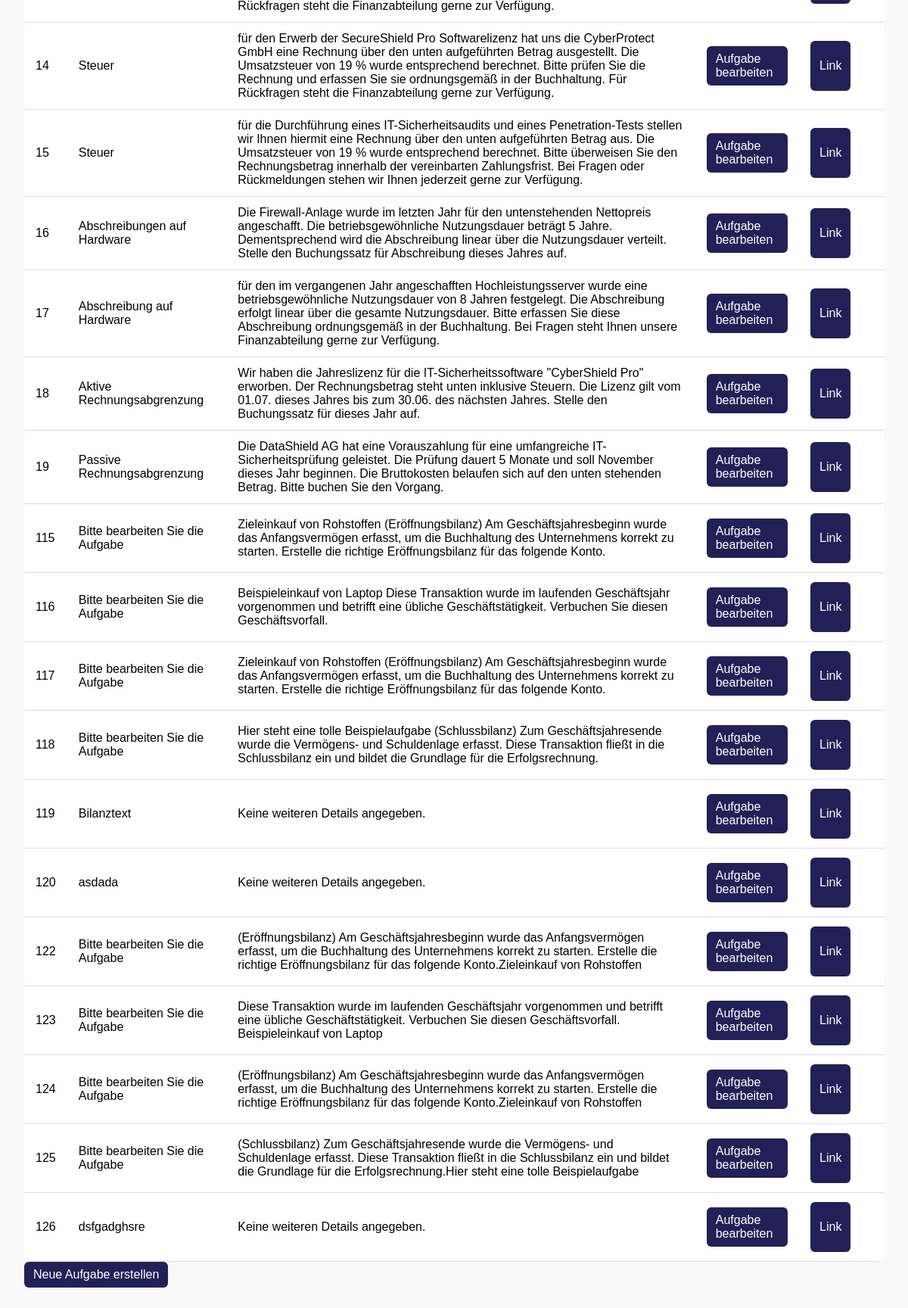
/posts/aufgaben/ (signed in, lower part), run on an earlier commit of the app's database.
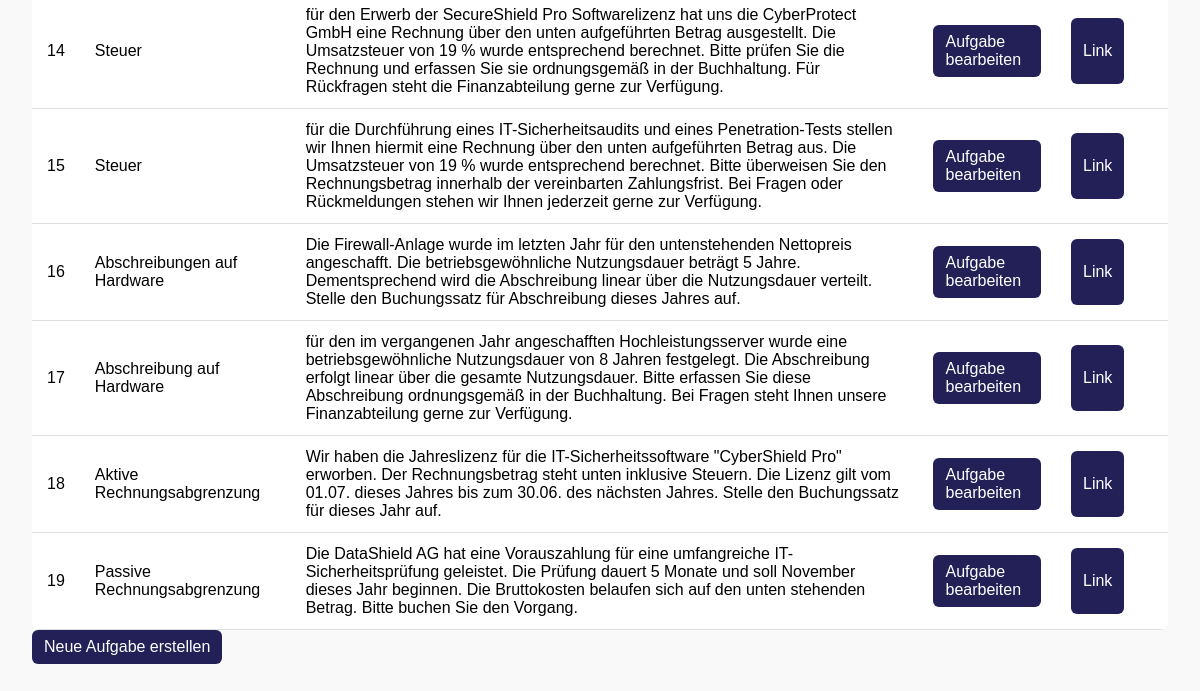
And on a later commit of the database.
### posts/models.py (models this page shows, shortened)
class Aufgabe_neu(models.Model):
    RECHNUNGSTYPEN = [
        ('eingehend', 'Eingehende Rechnung'),
        ('ausgehend', 'Ausgehende Rechnung'),
        ('intern', 'Interner Vorgang'),
    ]
    unternehmen_kategorie = models.ForeignKey(Unternehmen, on_delete=models.CASCADE)
    fragentyp = models.ForeignKey(Aufgabenkategorie,null=True, on_delete=models.CASCADE)
    ersteller = models.IntegerField(null=True, blank=True)
    unterkategorie = models.IntegerField(null = True, blank=True, default = 1)
    fragentyp_text = models.CharField(null = True,max_length=255)
    mailtext = models.TextField()
    frage = models.TextField(null=True,default="Dieses Feld kann gelöscht werden")
    nutzungsdauer = models.IntegerField(null=True, blank=True)
    feedback_konto_falsch = models.TextField(null=True, blank=True, help_text="Feedback, wenn ein falsches Konto gewählt wurde.")
    feedback_betrag_falsch = models.TextField(null=True, blank=True, help_text="Feedback, wenn der Betrag falsch ist.")
    eigene_ansicht = models.TextField(blank=True, null=True, default='Secure Net\nTreskowallee 8\n10318 Berlin')
    rechnungsnummer = models.CharField(max_length=50, blank=True, null=True, default='RE-00001')
    datum = models.DateField(blank=True, null=True, auto_now_add=True)
    rechnungsbetrag = models.DecimalField(max_digits=10, decimal_places=2, blank=True, null=True, default=0.00)
    zahlweise = models.CharField(max_length=255, blank=True, null=True, default='Überweisung innerhalb von 14 Tagen')
    verabschiedung = models.TextField(blank=True, null=True, default='Mit freundlichen Grüßen\nIhr Unternehmen')
    kontakt = models.TextField(blank=True, null=True, default='Tel: 01234 567890\nE-Mail: info@unternehmen.de')
    beschreibung = models.TextField(blank=True, null=True, default='Keine weiteren Details angegeben.')
    rechnungstyp = models.CharField(max_length=20, choices=RECHNUNGSTYPEN, default='intern')
    aufgabeninfo = models.TextField(null=True, blank=True, help_text="Optionaler Informationstext zur Aufgabe (HTML erlaubt).")

### posts/views.py (the view)
    def _wrapped_view_func(request, *args, **kwargs):
        if request.user.is_authenticated and (request.user.role == 'teacher' or request.user.is_superuser):
            return view_func(request, *args, **kwargs)
        else:
            return HttpResponse(f'Fehlende Berechtigung <br><a href="{reverse("index")}">Zurück zur Startseite</a>')

### posts/views.py (called while the page is built)
def lehrkraft_required(view_func):
    def _wrapped_view_func(request, *args, **kwargs):
        if request.user.is_authenticated and (request.user.role == 'teacher' or request.user.is_superuser):
            return view_func(request, *args, **kwargs)
        else:
            return HttpResponse(f'Fehlende Berechtigung <br><a href="{reverse("index")}">Zurück zur Startseite</a>')
    return _wrapped_view_func

@lehrkraft_required
def aufgaben_verwalten(request):
    if request.user.is_superuser:
        aufgaben = Aufgabe_neu.objects.all()
    else:
        aufgaben = Aufgabe_neu.objects.filter(Q(ersteller=request.user.id) | Q(ersteller=1))
    return render(request, 'posts/aufgaben_verwalten.html', {'aufgaben': aufgaben})

### posts/templates/posts/aufgaben_verwalten.html (shortened to what this page needs)
{% extends 'master_layout.html' %}
{% load static %}
{% block css %}
    <link rel="stylesheet" href="{% static 'css/rechnungsübersicht.css' %}">
{% endblock %}
{% block content %}
{% if aufgaben %}
    <table class="table">
        <tbody>
            {% for aufgabe in aufgaben %}
                <tr>
                    <td>{{ aufgabe.id }}</td>
                    <td>{{ aufgabe.fragentyp_text }}</td>
                    <td>{{ aufgabe.beschreibung|default:"Keine Beschreibung" }}</td>
                    <td>
                        <a href="{% url 'posts:aufgabe_bearbeiten' aufgabe.id %}" class="btn">
                           Aufgabe bearbeiten
                        </a>
                    </td>
                    <td>
                        <a href="{% url 'posts:rechnung_detail' aufgabe.id %}" class="btn">
                            <p>Link</p>
                        </a>
                    </td>
                </tr>
            {% endfor %}
        </tbody>
    </table>
{% else %}
    <p>Keine Aufgaben vorhanden.</p>
{% endif %}
<a href="{% url 'posts:aufgabe_erstellen' %}" class="btn btn-secondary">Neue Aufgabe erstellen</a>
{% endblock %}

What changed in the data, as far as the page shows it:
removed Aufgabe_neu: id "115", fragentyp_text "Bitte bearbeiten Sie die Aufgabe", beschreibung "Zieleinkauf von Rohstoffen (Eröffnungsbilanz) Am Geschäftsjahresbeginn wurde das Anfangsvermögen erfasst, um die Buchhaltung des Unternehmens korrekt zu starten. Erstelle die richtige Eröffnungsbilanz für das folgende Konto."
removed Aufgabe_neu: id "116", fragentyp_text "Bitte bearbeiten Sie die Aufgabe", beschreibung "Beispieleinkauf von Laptop Diese Transaktion wurde im laufenden Geschäftsjahr vorgenommen und betrifft eine übliche Geschäftstätigkeit. Verbuchen Sie diesen Geschäftsvorfall."
removed Aufgabe_neu: id "117", fragentyp_text "Bitte bearbeiten Sie die Aufgabe", beschreibung "Zieleinkauf von Rohstoffen (Eröffnungsbilanz) Am Geschäftsjahresbeginn wurde das Anfangsvermögen erfasst, um die Buchhaltung des Unternehmens korrekt zu starten. Erstelle die richtige Eröffnungsbilanz für das folgende Konto."
removed Aufgabe_neu: id "118", fragentyp_text "Bitte bearbeiten Sie die Aufgabe", beschreibung "Hier steht eine tolle Beispielaufgabe (Schlussbilanz) Zum Geschäftsjahresende wurde die Vermögens- und Schuldenlage erfasst. Diese Transaktion fließt in die Schlussbilanz ein und bildet die Grundlage für die Erfolgsrechnung."
removed Aufgabe_neu: id "119", fragentyp_text "Bilanztext", beschreibung "Keine weiteren Details angegeben."
removed Aufgabe_neu: id "120", fragentyp_text "asdada", beschreibung "Keine weiteren Details angegeben."
removed Aufgabe_neu: id "122", fragentyp_text "Bitte bearbeiten Sie die Aufgabe", beschreibung "(Eröffnungsbilanz) Am Geschäftsjahresbeginn wurde das Anfangsvermögen erfasst, um die Buchhaltung des Unternehmens korrekt zu starten. Erstelle die richtige Eröffnungsbilanz für das folgende Konto.Zieleinkauf von Rohstoffen"
removed Aufgabe_neu: id "123", fragentyp_text "Bitte bearbeiten Sie die Aufgabe", beschreibung "Diese Transaktion wurde im laufenden Geschäftsjahr vorgenommen und betrifft eine übliche Geschäftstätigkeit. Verbuchen Sie diesen Geschäftsvorfall. Beispieleinkauf von Laptop"
removed Aufgabe_neu: id "124", fragentyp_text "Bitte bearbeiten Sie die Aufgabe", beschreibung "(Eröffnungsbilanz) Am Geschäftsjahresbeginn wurde das Anfangsvermögen erfasst, um die Buchhaltung des Unternehmens korrekt zu starten. Erstelle die richtige Eröffnungsbilanz für das folgende Konto.Zieleinkauf von Rohstoffen"
removed Aufgabe_neu: id "125", fragentyp_text "Bitte bearbeiten Sie die Aufgabe", beschreibung "(Schlussbilanz) Zum Geschäftsjahresende wurde die Vermögens- und Schuldenlage erfasst. Diese Transaktion fließt in die Schlussbilanz ein und bildet die Grundlage für die Erfolgsrechnung.Hier steht eine tolle Beispielaufgabe"
removed Aufgabe_neu: id "126", fragentyp_text "dsfgadghsre", beschreibung "Keine weiteren Details angegeben."
